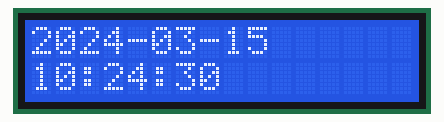
This sketch was run on a simulated ESP32. Parts: 16×2 character LCD. The local clock reads 2024-03-15 10:24:30 at power-on unless the sketch sets it.

Above: at 0.1 s.
At 4.3 s:
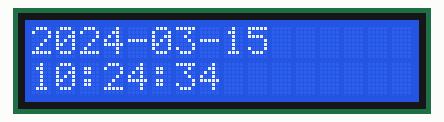
At 9.5 s:
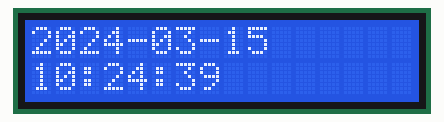
At 19.3 s:
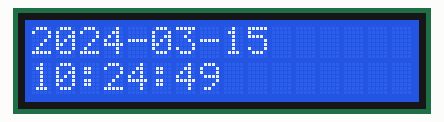
At 29.2 s:
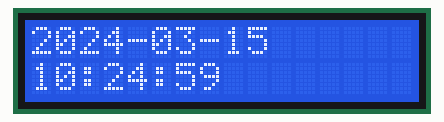
At 38.5 s:
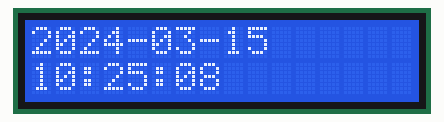

The sketch:

rtc_lcd.ino
```cpp
#include <Wire.h>
#include "RTClib.h"
#include <LiquidCrystal_I2C.h>

RTC_DS3231 rtc;

// Change to your LCD address (0x27 is most common)
LiquidCrystal_I2C lcd(0x27, 16, 2);

void setup() {
  Serial.begin(115200);
  Wire.begin(21, 22); // SDA=21, SCL=22

  // Init LCD
  lcd.init();
  lcd.backlight();
  lcd.clear();

  // Init RTC
  if (!rtc.begin()) {
    lcd.print("RTC NOT FOUND");
    while (1);
  }

  // Only set the RTC once:
  // rtc.adjust(DateTime(F(__DATE__), F(__TIME__)));
}

void loop() {
  DateTime now = rtc.now();

  // Format row 1: Date => YYYY-MM-DD
  char dateString[17];
  snprintf(dateString, sizeof(dateString),
           "%04d-%02d-%02d",
           now.year(), now.month(), now.day());

  // Format row 2: Time => HH:MM:SS
  char timeString[17];
  snprintf(timeString, sizeof(timeString),
           "%02d:%02d:%02d",
           now.hour(), now.minute(), now.second());

  // Print to LCD
  lcd.setCursor(0, 0);
  lcd.print(dateString);

  lcd.setCursor(0, 1);
  lcd.print(timeString);

  delay(500);
}
```

Measured:
- what the display in image 1 shows lasts 1.1 s, from 4.2 s to 5.3 s
